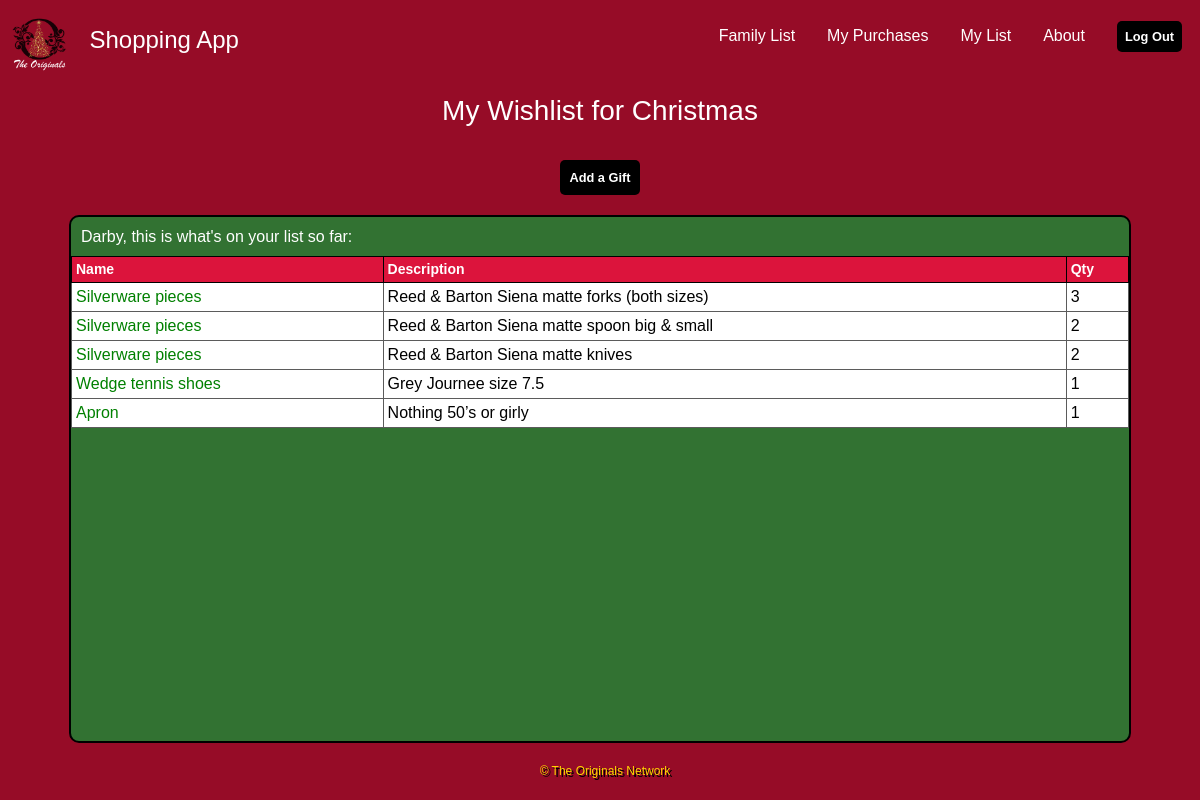
Page /view-my-list/ (signed in) on the committed database.
### giftlist/models.py (models this page shows, shortened)
class Gift(models.Model):
    STATUS = (
    ('Available', 'Available'),
    ('Purchased', 'Purchased'),
    )
    name = models.CharField(max_length=200, null=True)
    description = models.CharField(max_length=200, null=True, blank=True)
    category = models.ForeignKey("Category", null=True, blank=True, on_delete=models.CASCADE)
    retailer = models.CharField(max_length=200, null=True, blank=True)
    retailer_link = models.URLField(max_length=200, null=True, blank=True, help_text="For example: the link to an item on Amazon.")
    qty_asked_for = models.IntegerField(default=1 , null=True)
    qty_purchased = models.IntegerField(default=0, null=True , blank=True)
    estimated_price = models.FloatField(null=True, blank=True)
    price = models.DecimalField(max_digits=5, decimal_places=2, null=True, blank=True)
    status = models.CharField(max_length=200, null=True, choices=STATUS, default='Available')
    date_created = models.DateTimeField(auto_now_add=True, null=True)
    purchased_by = models.ForeignKey("Member", related_name='related_gift_purchaser', null=True, blank=True, on_delete=models.CASCADE)
    gift_for = models.ForeignKey("Member", related_name='related_gifts_for_member', null=True, blank=True, on_delete=models.CASCADE)

### giftlist/views.py (the view)
# urls.py: path('view-my-list/', views.view_my_list, name='view-my-list'),
@login_required(login_url='userlogin')
def view_my_list(request):
    person = Member.objects.get(first_name=request.user.username)
    gifts = Gift.objects.filter(gift_for = person).all()
    context = {'gifts':gifts, 'person':person}
    return render(request, 'giftlist/view-my-list.html', context)

### giftlist/templates/giftlist/view-my-list.html
{% extends 'giftlist/base.html' %}
{% block content%}
{% load static %}
<br>
<h3 style="color:white;">My Wishlist for Christmas</h3><br>
<a href="/add-gift" class="action_btn">Add a Gift</a>
<div class="card-body">
    <div style="overflow-x:auto;">
        <table class="gift-list-table">
            <h2 class="greeting"> {{user.get_username}}, this is what's on your list so far:</h2>
            <tr>
                <th id="gfthdr1">Name</th>
                <th id="gfthdr2">Description</th>
                <th id="gfthdr3">Qty</th>
            </tr>
            {% for gift in gifts %}
                {% if gift.gift_for == person %}
                        <tr id="gifts">
                        <td id="name"><a href="/update-my-gift/{{gift.id}}"  style="color: green";>{{gift.name}}</a></td>
                        <td id="desc">{{gift.description}}</td>
                        <td id="qty">{{gift.qty_asked_for}}</td>
                    </tr>
                {% endif %}
            {% endfor %}
        </table>
    </div>
</div> <br>
{% endblock %}

### giftlist/static/css/styles.css (style rules this page uses)
* { margin: 0; padding: 0; font-family: Arial, Helvetica, sans-serif; box-sizing: border-box; }
body { display: flex; align-items: center; padding: 10px; flex-direction: column; height: 100vh; width: 100%; background-color: rgb(150, 12, 39); }
a { text-decoration: none; color: #fff; font-size: 1rem; }
.greeting { font-family: Arial, Helvetica, sans-serif; font-weight: 100; color: white; margin: 10px; font-size: 1rem; }
.action_btn { background-color: black; width:fit-content; min-width: 80px; text-align: center; color: #fff; padding: 0.5rem 0.5rem; border: none; outline: none; border-radius: 5px; font-size: 0.8rem; font-weight: bold; cursor: pointer; transition: scale 0.3 ease; }
.card-body { width: fit-content; min-width: 90%; margin-top: 20px; border: 2px solid #000; background-color: rgb(50, 114, 50); border-radius: 10px; }
.card-body #gifts td, th { font-size: 1rem; border: 1px solid #5b5b5b; padding: 2px; }
.gift-list-table { overflow-y: auto; border: 1px solid black; border-collapse: collapse; width: 100%; margin: 10px 0 10px 0; }
.gift-table #name, #desc, #status, #qty, #cat, #member { background-color: #fff; font-size: 16px; color: #000; text-align: left; font-size: 14px; padding: 2px 0 2px 5px; }
.gift-list-table #name, #desc, #status, #qty, #cat, #member { background-color: #fff; color: #000; text-align: left; font-size: 16px; padding: 2px 0 2px 5px; }
.gift-table #gifts, td { margin-left: 3px; }
th, td { font-size: 14px; margin-left: 2px; border: 1px solid black; text-align: left; width: auto; background-color: crimson; color: white; }
.gift-list-table th, td { font-family: Arial, Helvetica, sans-serif; font-size: 14px; margin-left: 2px; border: 1px solid black; text-align: left; text-indent: 2px; width: auto; background-color: crimson; color: white; }

### rows in the picture
Gift: name "Silverware pieces", description "Reed & Barton Siena matte forks (both sizes)", qty_asked_for "3"
Gift: name "Silverware pieces", description "Reed & Barton Siena matte spoon big & small", qty_asked_for "2"
Gift: name "Silverware pieces", description "Reed & Barton Siena matte knives", qty_asked_for "2"
Gift: name "Wedge tennis shoes", description "Grey Journee size 7.5", qty_asked_for "1"
Gift: name "Apron", description "Nothing 50’s or girly", qty_asked_for "1"

### other values in the picture
{{ user.get_username }} "Darby"
